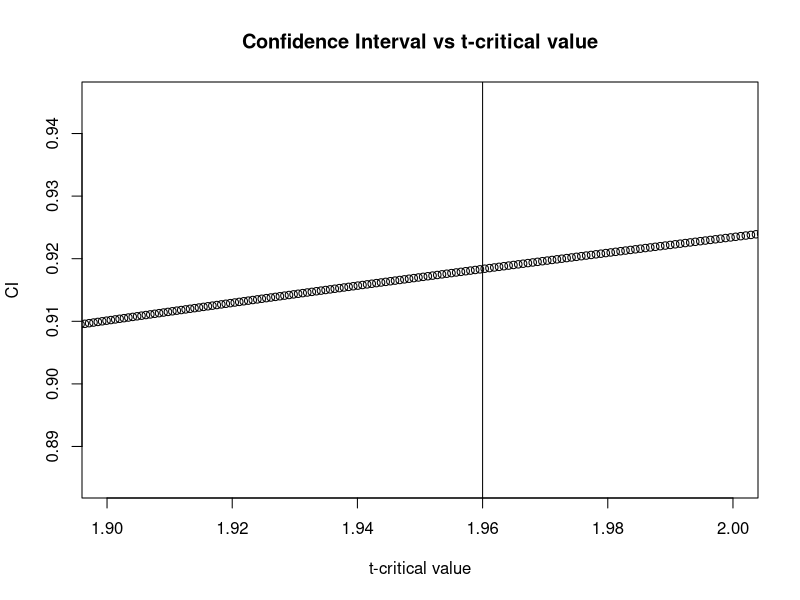

This figure's R source:
## ---- chunk 1
knitr::opts_chunk$set(echo = TRUE)
library("plotrix")
library("knitr")
library("kableExtra")
## ---- chunk 2
n = 10
alpha_values = seq(0.05,0.1,0.0001)
ci = 1 - alpha_values
t_values = qt((1-alpha_values/2), df = n-1)
plot(t_values,ci,xlim=c(1.9,2.0),ylim=c(0.91,0.92),asp=1,
     xlab="t-critical value", ylab="CI",
     main="Confidence Interval vs t-critical value"
     )
abline(v=1.96)
## ---- chunk 3
library("kableExtra")
times = c(2.65871285, 8.34273228, 5.09845548, 
          7.15064545, 0.39974647, 0.77206050, 
          5.43415199, 0.36422211, 3.30789126, 
          0.07621921, 2.13375997, 0.06577856, 
          1.73557740, 0.16524304, 0.27652044)
inverse_of_mean = 1/mean(times)

# Define the likelihood function (negative product for maximum optimization)
lik.exp <- function(x, lambda){ 
    -prod(lambda * exp(-lambda * x))
}

# Optimize the likelihood function to find the max
lambda_mle_optim = optim(par = 2, lik.exp, x = times, 
                         method="Brent", lower=0,upper=1)$par

df = data.frame(inverse_of_mean,lambda_mle_optim, 
                100*abs(inverse_of_mean-lambda_mle_optim)/inverse_of_mean)
kable(df, format= "pandoc", booktable = T, longtable = T,
      align="c", position="center",digits = 5,
      caption="Comparison of algebraic and R optimized MLE 
      for a sample from exponential distribution",
      col.names=(c("Algebraic MLE","Simulated MLE","Percent Difference")))
